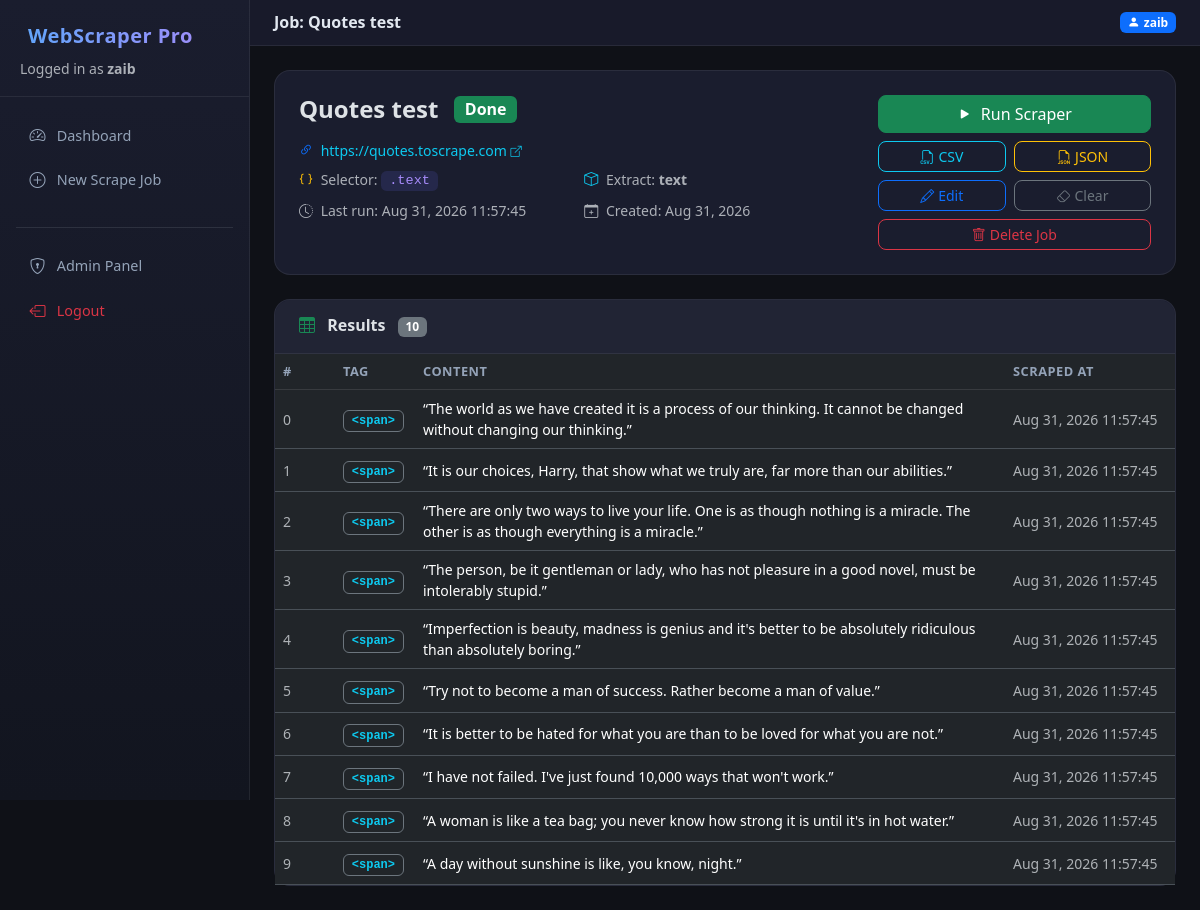
The app's page /jobs/1/ (signed in) with its own data.
### scraper/models.py (models this page shows, shortened)
class ScrapeJob(models.Model):
    STATUS_CHOICES = [
        ('idle', 'Idle'),
        ('running', 'Running'),
        ('done', 'Done'),
        ('failed', 'Failed'),
    ]
    user = models.ForeignKey(User, on_delete=models.CASCADE, related_name='scrape_jobs')
    name = models.CharField(max_length=255, help_text='A friendly name for this job')
    url = models.URLField(max_length=2000, help_text='The URL to scrape')
    css_selector = models.CharField(
        max_length=500,
        help_text='CSS selector to target elements (e.g. h1, .title, #main p)',
    )
    extract_attribute = models.CharField(
        max_length=100,
        blank=True,
        default='text',
        help_text='Attribute to extract: "text" for inner text, or an HTML attribute like "href", "src"',
    )
    headers = models.TextField(
        blank=True,
        default='',
        help_text='Optional extra HTTP headers in JSON format (e.g. {"Accept-Language": "en-US"})',
    )
    status = models.CharField(max_length=20, choices=STATUS_CHOICES, default='idle')
    error_message = models.TextField(blank=True, default='')
    created_at = models.DateTimeField(auto_now_add=True)
    updated_at = models.DateTimeField(auto_now=True)
    last_run_at = models.DateTimeField(null=True, blank=True)
    class Meta:
        ordering = ['-created_at']
        verbose_name = 'Scrape Job'
        verbose_name_plural = 'Scrape Jobs'
    @property
    def status_badge_class(self):
        mapping = {
            'idle': 'secondary',
            'running': 'warning',
            'done': 'success',
            'failed': 'danger',
        }
        return mapping.get(self.status, 'secondary')

class ScrapeResult(models.Model):
    job = models.ForeignKey(ScrapeJob, on_delete=models.CASCADE, related_name='results')
    content = models.TextField(help_text='The scraped text or attribute value')
    element_tag = models.CharField(max_length=50, blank=True, default='')
    element_index = models.PositiveIntegerField(default=0)
    scraped_at = models.DateTimeField(auto_now_add=True)
    class Meta:
        ordering = ['element_index']
        verbose_name = 'Scrape Result'
        verbose_name_plural = 'Scrape Results'

### scraper/views.py (the view)
# urls.py: path('jobs/<int:pk>/', views.job_detail, name='job_detail'),
@login_required
def job_detail(request, pk):
    job = get_object_or_404(ScrapeJob, pk=pk, user=request.user)
    results_qs = job.results.order_by('element_index')
    paginator = Paginator(results_qs, 25)
    page_number = request.GET.get('page', 1)
    page_obj = paginator.get_page(page_number)
    return render(request, 'scraper/job_detail.html', {'job': job, 'page_obj': page_obj})

### scraper/templates/scraper/job_detail.html (shortened to what this page needs)
{% extends 'scraper/base.html' %}
{% block page_title %}Job: {{ job.name }}{% endblock %}
{% block content %}
<div class="card mb-4">
  <div class="card-body p-4">
    <div class="row align-items-start g-3">
      <div class="col-lg-8">
        <div class="d-flex align-items-center gap-3 mb-3">
          <h4 class="mb-0 fw-bold">{{ job.name }}</h4>
          <span class="badge bg-{{ job.status_badge_class }} fs-6">
            {{ job.get_status_display }}
          </span>
        </div>
        <div class="row g-2 small text-muted">
          <div class="col-12">
            <i class="bi bi-link-45deg text-primary me-1"></i>
            <a href="{{ job.url }}" target="_blank" class="text-info text-decoration-none">
              {{ job.url }} <i class="bi bi-box-arrow-up-right" style="font-size:.7rem"></i>
            </a>
          </div>
          <div class="col-sm-6">
            <i class="bi bi-braces text-warning me-1"></i>
            <span>Selector: <span class="selector-badge">{{ job.css_selector }}</span></span>
          </div>
          <div class="col-sm-6">
            <i class="bi bi-box me-1 text-info"></i>
            <span>Extract: <strong>{{ job.extract_attribute }}</strong></span>
          </div>
          <div class="col-sm-6">
            <i class="bi bi-clock-history me-1"></i>
            <span>Last run:
              {% if job.last_run_at %}{{ job.last_run_at|date:"M d, Y H:i:s" }}{% else %}<em>Never</em>{% endif %}
            </span>
          </div>
          <div class="col-sm-6">
            <i class="bi bi-calendar-plus me-1"></i>
            <span>Created: {{ job.created_at|date:"M d, Y" }}</span>
          </div>
        </div>
      </div>
      <div class="col-lg-4">
        <div class="d-flex flex-column gap-2">
          <form method="post" action="{% url 'job_run' job.pk %}">
            <button type="submit" class="btn btn-success w-100"
                    {% if job.status == 'running' %}disabled{% endif %}>
              <i class="bi bi-play-fill me-1"></i>
              {% if job.status == 'running' %}Running…{% else %}Run Scraper{% endif %}
            </button>
          </form>
          <div class="d-flex gap-2">
            <a href="{% url 'export_csv' job.pk %}" class="btn btn-outline-info flex-fill btn-sm">
              <i class="bi bi-filetype-csv me-1"></i>CSV
            </a>
            <a href="{% url 'export_json' job.pk %}" class="btn btn-outline-warning flex-fill btn-sm">
              <i class="bi bi-filetype-json me-1"></i>JSON
            </a>
          </div>
          <div class="d-flex gap-2">
            <a href="{% url 'job_edit' job.pk %}" class="btn btn-outline-primary flex-fill btn-sm">
              <i class="bi bi-pencil me-1"></i>Edit
            </a>
            <form method="post" action="{% url 'job_clear_results' job.pk %}" class="flex-fill">
              <button class="btn btn-outline-secondary w-100 btn-sm"
                      onclick="return confirm('Clear all results for this job?')">
                <i class="bi bi-eraser me-1"></i>Clear
              </button>
            </form>
          </div>
          <form method="post" action="{% url 'job_delete' job.pk %}"
                onsubmit="return confirm('Delete this job and ALL its results permanently?')">
            <button class="btn btn-outline-danger w-100 btn-sm">
              <i class="bi bi-trash me-1"></i>Delete Job
            </button>
          </form>
        </div>
      </div>
    </div>
  </div>
</div>
<div class="card">
  <div class="card-header d-flex align-items-center justify-content-between py-3 px-4">
    <h6 class="mb-0 fw-semibold">
      <i class="bi bi-table me-2 text-success"></i>
      Results
      <span class="badge bg-secondary ms-2">{{ page_obj.paginator.count }}</span>
    </h6>
  </div>
  {% if page_obj %}
  <div class="table-responsive">
    <table class="table table-hover mb-0 align-middle">
      <thead>
        <tr>
          <th style="width:60px">#</th>
          <th style="width:80px">Tag</th>
          <th>Content</th>
          <th style="width:170px">Scraped At</th>
        </tr>
      </thead>
      <tbody>
        {% for result in page_obj %}
        <tr>
          <td class="text-muted small">{{ result.element_index }}</td>
          <td>
            {% if result.element_tag %}
              <span class="badge bg-dark border border-secondary text-info font-monospace">
                &lt;{{ result.element_tag }}&gt;
              </span>
            {% else %}&mdash;{% endif %}
          </td>
          <td class="small" style="word-break:break-word;max-width:600px;">
            {{ result.content }}
          </td>
          <td class="text-muted small">{{ result.scraped_at|date:"M d, Y H:i:s" }}</td>
        </tr>
        {% endfor %}
      </tbody>
    </table>
  </div>
  {% else %}
  <div class="text-center py-5">
    <i class="bi bi-search" style="font-size:3rem;color:#334155;"></i>
    <p class="text-muted mt-3 mb-1">No results yet</p>
    <p class="text-muted small">Click <strong>Run Scraper</strong> above to start scraping.</p>
  </div>
  {% endif %}
</div>
{% endblock %}

### scraper/templates/scraper/base.html (shortened to what this page needs)
<!DOCTYPE html>
<html lang="en" data-bs-theme="dark">
<head>
  <link rel="stylesheet"
        href="https://cdn.jsdelivr.net/npm/bootstrap@5.3.3/dist/css/bootstrap.min.css"
 />
  <link rel="stylesheet"
        href="https://cdn.jsdelivr.net/npm/bootstrap-icons@1.11.3/font/bootstrap-icons.min.css" />
</head>
<body>
{% if user.is_authenticated %}
<nav id="sidebar">
  <div class="brand">
    <h5>WebScraper Pro</h5>
    <small class="text-muted">Logged in as <strong>{{ user.username }}</strong></small>
  </div>
  <ul class="nav flex-column mt-3">
    <li class="nav-item">
      <a class="nav-link {% if request.resolver_match.url_name == 'dashboard' %}active{% endif %}"
         href="{% url 'dashboard' %}">
        <i class="bi bi-speedometer2"></i> Dashboard
      </a>
    </li>
    <li class="nav-item">
      <a class="nav-link {% if request.resolver_match.url_name == 'job_create' %}active{% endif %}"
         href="{% url 'job_create' %}">
        <i class="bi bi-plus-circle"></i> New Scrape Job
      </a>
    </li>
    <li class="nav-item mt-2">
      <hr class="border-secondary mx-3" />
    </li>
    <li class="nav-item">
      <a class="nav-link" href="/admin/" target="_blank">
        <i class="bi bi-shield-lock"></i> Admin Panel
      </a>
    </li>
    <li class="nav-item">
      <form method="post" action="{% url 'logout' %}">
        <button type="submit" class="nav-link border-0 bg-transparent w-100 text-start text-danger">
          <i class="bi bi-box-arrow-left"></i> Logout
        </button>
      </form>
    </li>
  </ul>
</nav>
<div id="main-content">
  <div id="topbar" class="d-flex align-items-center justify-content-between">
    <h6 class="mb-0 fw-semibold">{% block page_title %}Dashboard{% endblock %}</h6>
    <div class="d-flex align-items-center gap-2">
      <span class="badge bg-primary"><i class="bi bi-person-fill me-1"></i>{{ user.username }}</span>
    </div>
  </div>
  <div class="container-fluid p-4">
    {% block content %}{% endblock %}
  </div>
</div>
{% else %}
  {% block auth_content %}{% endblock %}
{% endif %}
</body>
</html>

### scraper/templates/scraper/base.html (style rules this page uses)
:root { --sidebar-width: 250px; --accent: #0d6efd; }
body { min-height: 100vh; background-color: #0f1117; color: #e2e8f0; }
#sidebar { width: var(--sidebar-width); min-height: 100vh; background: linear-gradient(180deg, #1a1d2e 0%, #12151f 100%); border-right: 1px solid rgba(255,255,255,0.07); position: fixed; top: 0; left: 0; z-index: 100; transition: transform 0.3s ease; }
#sidebar .brand { padding: 1.5rem 1.25rem 1rem; border-bottom: 1px solid rgba(255,255,255,0.07); }
#sidebar .brand h5 { font-weight: 700; letter-spacing: .5px; background: linear-gradient(90deg, #60a5fa, #a78bfa); -webkit-background-clip: text; -webkit-text-fill-color: transparent; }
#sidebar .nav-link { color: #94a3b8; padding: .55rem 1.25rem; border-radius: .5rem; margin: .1rem .5rem; font-size: .9rem; display: flex; align-items: center; gap: .6rem; transition: all .2s; }
#sidebar .nav-link i { font-size: 1rem; width: 1.2rem; text-align: center; }
#main-content { margin-left: var(--sidebar-width); min-height: 100vh; }
#topbar { background: rgba(26,29,46,0.85); backdrop-filter: blur(12px); border-bottom: 1px solid rgba(255,255,255,0.07); padding: .75rem 1.5rem; position: sticky; top: 0; z-index: 90; }
.card { background: #1a1d2e; border: 1px solid rgba(255,255,255,0.07); border-radius: 1rem; }
.card-header { background: rgba(255,255,255,0.03); border-bottom: 1px solid rgba(255,255,255,0.07); border-radius: 1rem 1rem 0 0 !important; }
.table { color: #e2e8f0; }
.table thead th { color: #94a3b8; font-size: .8rem; text-transform: uppercase; letter-spacing: .5px; font-weight: 600; border-bottom: 1px solid rgba(255,255,255,0.1); }
.btn { border-radius: .5rem; font-weight: 500; }
.selector-badge { font-family: monospace; background: rgba(99,102,241,0.15); color: #a78bfa; padding: .15rem .5rem; border-radius: .35rem; font-size: .85rem; }

### records on screen
ScrapeJob: name "Quotes test", status "Done", url "https://quotes.toscrape.com", css_selector ".text", extract_attribute "text", last_run_at "Aug 31, 2026 11:57:45", created_at "Aug 31, 2026"
ScrapeResult: element_index "0", element_tag "span", content "“The world as we have created it is a process of our thinking. It cannot be changed without changing our thinking.”", scraped_at "Aug 31, 2026 11:57:45"
ScrapeResult: element_index "1", element_tag "span", content "“It is our choices, Harry, that show what we truly are, far more than our abilities.”", scraped_at "Aug 31, 2026 11:57:45"
ScrapeResult: element_index "2", element_tag "span", content "“There are only two ways to live your life. One is as though nothing is a miracle. The other is as though everything is a miracle.”", scraped_at "Aug 31, 2026 11:57:45"
ScrapeResult: element_index "3", element_tag "span", content "“The person, be it gentleman or lady, who has not pleasure in a good novel, must be intolerably stupid.”", scraped_at "Aug 31, 2026 11:57:45"
ScrapeResult: element_index "4", element_tag "span", content "“Imperfection is beauty, madness is genius and it's better to be absolutely ridiculous than absolutely boring.”", scraped_at "Aug 31, 2026 11:57:45"
ScrapeResult: element_index "5", element_tag "span", content "“Try not to become a man of success. Rather become a man of value.”", scraped_at "Aug 31, 2026 11:57:45"
ScrapeResult: element_index "6", element_tag "span", content "“It is better to be hated for what you are than to be loved for what you are not.”", scraped_at "Aug 31, 2026 11:57:45"
ScrapeResult: element_index "7", element_tag "span", content "“I have not failed. I've just found 10,000 ways that won't work.”", scraped_at "Aug 31, 2026 11:57:45"
ScrapeResult: element_index "8", element_tag "span", content "“A woman is like a tea bag; you never know how strong it is until it's in hot water.”", scraped_at "Aug 31, 2026 11:57:45"
ScrapeResult: element_index "9", element_tag "span", content "“A day without sunshine is like, you know, night.”", scraped_at "Aug 31, 2026 11:57:45"

### other values on screen
{{ user.username }} "zaib"
{{ page_obj.paginator.count }} "10"
